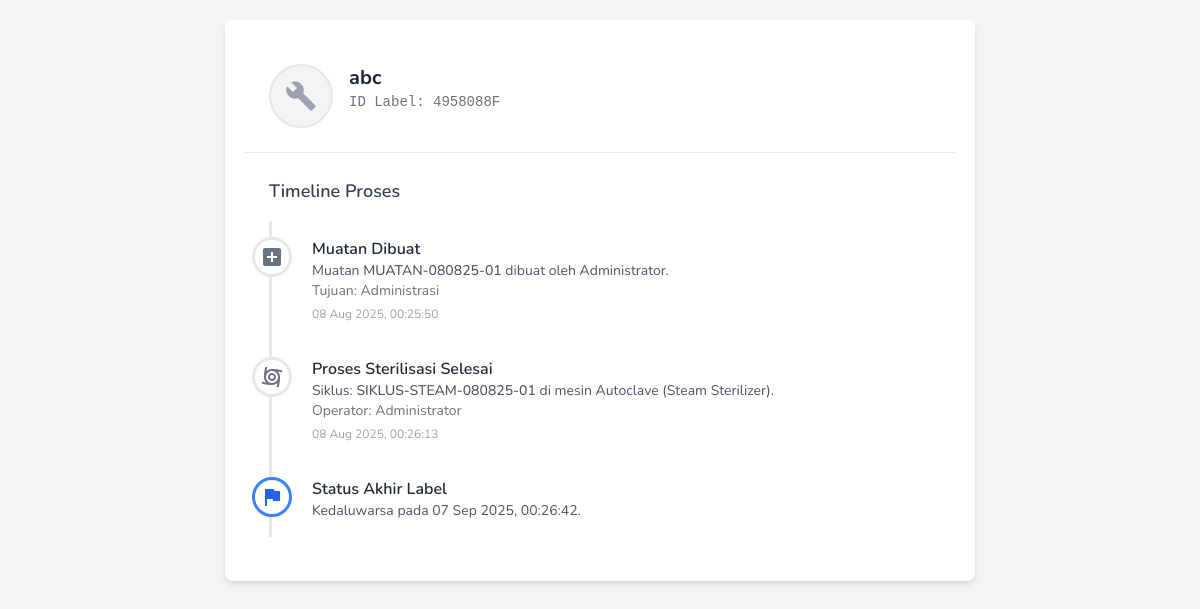
The app's page /public_label_view.php?uid=4958088F (signed in) with its own data.
### tables this page shows
CREATE TABLE `sterilization_records` (
  `record_id` int(11) NOT NULL,
  `label_unique_id` varchar(50) NOT NULL,
  `item_id` int(11) NOT NULL,
  `cycle_id` int(11) DEFAULT NULL,
  `load_id` int(11) DEFAULT NULL,
  `destination_department_id` int(11) DEFAULT NULL,
  `load_item_id` int(11) DEFAULT NULL,
  `item_type` enum('instrument','set') NOT NULL,
  `label_title` varchar(255) NOT NULL,
  `created_by_user_id` int(11) DEFAULT NULL,
  `created_at` timestamp NULL DEFAULT current_timestamp(),
  `expiry_date` timestamp NULL DEFAULT NULL,
  `status` varchar(25) NOT NULL,
  `used_at` timestamp NULL DEFAULT NULL COMMENT 'Tanggal dan waktu label ditandai sebagai digunakan',
  `validated_by_user_id` int(11) DEFAULT NULL COMMENT 'ID pengguna yang melakukan validasi (mengubah status dari pending_validation ke active)',
  `validated_at` timestamp NULL DEFAULT NULL COMMENT 'Tanggal dan waktu label divalidasi dan diaktifkan',
  `notes` text DEFAULT NULL,
  `label_items_snapshot` text DEFAULT NULL COMMENT 'JSON snapshot dari item dan kuantitas untuk label ini jika item_type adalah set',
  `print_status` varchar(20) NOT NULL DEFAULT 'pending' COMMENT 'pending, printed',
  `action_ip_address` varchar(45) DEFAULT NULL COMMENT 'IP address from public action',
  `action_user_agent` text DEFAULT NULL COMMENT 'User agent details from public action',
  `usage_proof_filename` varchar(255) DEFAULT NULL,
  `issue_proof_filename` varchar(255) DEFAULT NULL,
  `print_count` int(11) NOT NULL DEFAULT 0 COMMENT 'Menghitung berapa kali label dicetak'
);

CREATE TABLE `sterilization_loads` (
  `load_id` int(11) NOT NULL,
  `load_name` varchar(255) NOT NULL COMMENT 'Nama deskriptif untuk muatan, misal: Autoklaf A - Pagi 25/06',
  `notes` text DEFAULT NULL,
  `created_by_user_id` int(11) DEFAULT NULL,
  `machine_id` int(11) DEFAULT NULL,
  `load_type` enum('Rutin','Cito/Darurat','Jadwal Operasi') NOT NULL DEFAULT 'Rutin' COMMENT 'Jenis muatan untuk klasifikasi',
  `priority` enum('Normal','Tinggi','Urgent') NOT NULL DEFAULT 'Normal' COMMENT 'Prioritas pengerjaan muatan',
  `destination_department_id` int(11) DEFAULT NULL,
  `packaging_type_id` int(11) DEFAULT NULL,
  `cycle_id` int(11) DEFAULT NULL COMMENT 'Diisi saat muatan dijalankan dalam siklus',
  `status` varchar(50) NOT NULL DEFAULT 'persiapan' COMMENT 'persiapan, berjalan, menunggu_validasi, selesai, gagal',
  `created_at` timestamp NULL DEFAULT current_timestamp(),
  `updated_at` timestamp NULL DEFAULT current_timestamp() ON UPDATE current_timestamp()
);

CREATE TABLE `users` (
  `user_id` int(11) NOT NULL,
  `username` varchar(50) NOT NULL,
  `email` varchar(100) DEFAULT NULL,
  `password_hash` varchar(255) NOT NULL,
  `full_name` varchar(100) DEFAULT NULL,
  `role` enum('admin','staff','supervisor') NOT NULL DEFAULT 'staff',
  `created_at` timestamp NULL DEFAULT current_timestamp()
);

CREATE TABLE `departments` (
  `department_id` int(11) NOT NULL,
  `department_name` varchar(100) NOT NULL,
  `is_active` tinyint(1) NOT NULL DEFAULT 1,
  `created_at` timestamp NOT NULL DEFAULT current_timestamp()
);

CREATE TABLE `sterilization_cycles` (
  `cycle_id` int(11) NOT NULL,
  `machine_name` varchar(255) NOT NULL,
  `cycle_number` varchar(100) NOT NULL,
  `cycle_date` datetime NOT NULL,
  `operator_user_id` int(11) DEFAULT NULL,
  `status` varchar(50) NOT NULL DEFAULT 'menunggu_validasi' COMMENT 'completed, failed, menunggu_validasi',
  `notes` text DEFAULT NULL,
  `created_at` timestamp NOT NULL DEFAULT current_timestamp()
);

### config.php (called while the page is built, shortened)
<?php
if (!function_exists('getUniversalStatusBadge')) {
    function getUniversalStatusBadge(string $status): array
    {
        $statusLower = strtolower(str_replace(' ', '_', $status));
        $defaultClass = 'bg-gray-100 text-gray-700';
        $defaultText = ucfirst(str_replace('_', ' ', $status));
        $statusMap = [
            'active' => ['text' => 'Aktif', 'class' => 'bg-green-100 text-green-800'],
            'used' => ['text' => 'Telah Digunakan', 'class' => 'bg-blue-100 text-blue-800'],
            'expired' => ['text' => 'Kedaluwarsa', 'class' => 'bg-red-100 text-red-800'],
            'pending_validation' => ['text' => 'Pending Validasi', 'class' => 'bg-yellow-100 text-yellow-800'],
            'recalled' => ['text' => 'Ditarik Kembali', 'class' => 'bg-purple-100 text-purple-700'],
            'voided' => ['text' => 'Dibatalkan', 'class' => 'bg-gray-400 text-white'],
            'persiapan' => ['text' => 'Persiapan', 'class' => 'bg-gray-200 text-gray-800'],
            'menunggu_validasi' => ['text' => 'Menunggu Validasi', 'class' => 'bg-yellow-100 text-yellow-800'],
            'completed' => ['text' => 'Selesai (Lulus)', 'class' => 'bg-green-100 text-green-800'],
            'selesai' => ['text' => 'Selesai (Lulus)', 'class' => 'bg-green-100 text-green-800'],
            'failed' => ['text' => 'Gagal', 'class' => 'bg-red-100 text-red-800'],
            'gagal' => ['text' => 'Gagal', 'class' => 'bg-red-100 text-red-800'],
            'tersedia' => ['text' => 'Tersedia', 'class' => 'bg-green-100 text-green-800'],
            'sterilisasi' => ['text' => 'Sterilisasi', 'class' => 'bg-blue-100 text-blue-800'],
            'perbaikan' => ['text' => 'Perbaikan', 'class' => 'bg-yellow-100 text-yellow-800'],
            'rusak' => ['text' => 'Rusak', 'class' => 'bg-red-100 text-red-800'],
        ];
        return $statusMap[$statusLower] ?? ['text' => $defaultText, 'class' => $defaultClass];
    }
}

### public_label_view.php (the view, shortened to what this page needs)
<?php
require_once 'config.php';
$labelDetails = null;
$pageErrorMessage = '';
$labelUniqueIdFromGet = trim($_GET['uid'] ?? '');
if (empty($labelUniqueIdFromGet)) {
    $pageErrorMessage = "ID Label tidak disediakan.";
} else {
    $conn = connectToDatabase();
    if ($conn) {
        $sql = "SELECT
                    sr.*, sr.usage_proof_filename, sr.issue_proof_filename,
                    creator.full_name as creator_full_name,
                    validator.full_name as validator_full_name,
                    sc.machine_name, sc.cycle_number, sc.cycle_date, sc.status as cycle_status,
                    cycle_operator.full_name as cycle_operator_name,
                    sl.load_name, sl.created_at as load_created_at, load_creator.full_name as load_creator_name,
                    dest_dept.department_name as destination_department_name,
                    i.image_filename
                FROM sterilization_records sr
                LEFT JOIN users creator ON sr.created_by_user_id = creator.user_id
                LEFT JOIN sterilization_loads sl ON sr.load_id = sl.load_id
                LEFT JOIN users load_creator ON sl.created_by_user_id = load_creator.user_id
                LEFT JOIN sterilization_cycles sc ON sl.cycle_id = sc.cycle_id
                LEFT JOIN users cycle_operator ON sc.operator_user_id = cycle_operator.user_id
                LEFT JOIN users validator ON sr.validated_by_user_id = validator.user_id
                LEFT JOIN departments dest_dept ON sl.destination_department_id = dest_dept.department_id
                LEFT JOIN instruments i ON sr.item_type = 'instrument' AND sr.item_id = i.instrument_id
                WHERE sr.label_unique_id = ?";
        if ($stmt = $conn->prepare($sql)) {
            $stmt->bind_param("s", $labelUniqueIdFromGet);
            $stmt->execute();
            $result = $stmt->get_result();
            if ($result && $result->num_rows === 1) {
                $labelDetails = $result->fetch_assoc();
                $statusInfo = getUniversalStatusBadge($labelDetails['status']);
                $labelDetails['status_display'] = $statusInfo['text'];
            } else {
                $pageErrorMessage = "Label dengan ID '" . htmlspecialchars($labelUniqueIdFromGet) . "' tidak ditemukan.";
            }
        } else {
            $pageErrorMessage = "Gagal mempersiapkan query: " . $conn->error;
        }
    } else {
        $pageErrorMessage = "Koneksi ke database gagal.";
    }
}
?>
<!DOCTYPE html>
<html lang="id">
<head>
    <link href="https://cdn.jsdelivr.net/npm/tailwindcss@2.2.19/dist/tailwind.min.css" rel="stylesheet">
    <link rel="stylesheet" href="assets/css/style.css?v=<?php echo time(); ?>">
</head>
<body class="bg-gray-100">
    <div class="label-view-wrapper">
        <?php if ($labelDetails): ?>
            <div class="card p-0">
                <div class="p-6 border-b">
                    <div class="flex flex-col md:flex-row md:justify-between md:items-start gap-4">
                        <div class="flex items-start gap-4">
                            <div id="itemThumbnail" class="item-thumbnail"
                                data-image-src=""
                                data-item-type="<?php echo htmlspecialchars($labelDetails['item_type']); ?>">
                                <?php
                                $hasImage = !empty($labelDetails['image_filename']) && file_exists('uploads/instruments/' . $labelDetails['image_filename']);
                                if ($labelDetails['item_type'] === 'instrument') {
                                    echo $hasImage ? '<img src="uploads/instruments/' . htmlspecialchars($labelDetails['image_filename']) . '" alt="Gambar Instrumen">' : '<span class="material-icons">build</span>';
                                } else {
                                    echo '<span class="material-icons">inventory_2</span>';
                                }
                                ?>
                            </div>
                            <div>
                                <h2 class="text-xl font-bold text-gray-800"><?php echo htmlspecialchars($labelDetails['label_title']); ?></h2>
                                <p class="font-mono text-sm text-gray-500">ID Label: <?php echo htmlspecialchars($labelDetails['label_unique_id']); ?></p>
                            </div>
                        </div>
                    </div>
                </div>
                <div class="p-6">
                    <h3 class="text-lg font-semibold text-gray-700 mb-4">Timeline Proses</h3>
                    <div class="timeline">
                        <div class="timeline-item">
                            <div class="timeline-icon bg-gray-100"><span class="material-icons text-gray-500">add_box</span></div>
                            <p class="font-semibold text-gray-800">Muatan Dibuat</p>
                            <p class="text-sm text-gray-600">Muatan <span class="font-medium"><?php echo htmlspecialchars($labelDetails['load_name'] ?? '-'); ?></span> dibuat oleh <?php echo htmlspecialchars($labelDetails['load_creator_name'] ?? 'N/A'); ?>.</p>
                            <p class="text-sm text-gray-500">Tujuan: <?php echo htmlspecialchars($labelDetails['destination_department_name'] ?? 'Stok Umum'); ?></p>
                            <time class="text-xs text-gray-400"><?php echo (new DateTime($labelDetails['load_created_at']))->format('d M Y, H:i:s'); ?></time>
                        </div>
                        <div class="timeline-item">
                            <div class="timeline-icon bg-gray-100"><span class="material-icons text-gray-500">cyclone</span></div>
                            <p class="font-semibold text-gray-800">Proses Sterilisasi Selesai</p>
                            <p class="text-sm text-gray-600">Siklus: <span class="font-medium"><?php echo htmlspecialchars($labelDetails['cycle_number'] ?? '-'); ?></span> di mesin <?php echo htmlspecialchars($labelDetails['machine_name'] ?? '-'); ?>.</p>
                            <p class="text-sm text-gray-500">Operator: <?php echo htmlspecialchars($labelDetails['cycle_operator_name'] ?? 'N/A'); ?></p>
                            <time class="text-xs text-gray-400"><?php echo (new DateTime($labelDetails['cycle_date']))->format('d M Y, H:i:s'); ?></time>
                        </div>
                         <div class="timeline-item timeline-item-final">
                            <div class="timeline-icon bg-blue-100"><span class="material-icons text-blue-600">flag</span></div>
                            <p class="font-semibold text-gray-800">Status Akhir Label</p>
                            <?php if($labelDetails['status'] === 'used' && !empty($labelDetails['used_at'])): ?>
                                <p class="text-sm text-gray-600">Telah digunakan pada <?php echo (new DateTime($labelDetails['used_at']))->format('d M Y, H:i:s'); ?>.</p>
                                <?php if (!empty($labelDetails['usage_proof_filename']) && file_exists('uploads/usage_proof/' . $labelDetails['usage_proof_filename'])): ?>
                                    <div class="proof-thumbnail-container">
                                        <img src="uploads/usage_proof/<?php echo htmlspecialchars($labelDetails['usage_proof_filename']); ?>" alt="Bukti Penggunaan" class="proof-thumbnail" onclick="showImageModal('uploads/usage_proof/<?php echo htmlspecialchars($labelDetails['usage_proof_filename']); ?>', 'instrument')">
                                    </div>
                                <?php endif; ?>
                            <?php elseif($labelDetails['status'] === 'expired'): ?>
                                <p class="text-sm text-gray-600">Kedaluwarsa pada <?php echo (new DateTime($labelDetails['expiry_date']))->format('d M Y, H:i:s'); ?>.</p>
                            <?php elseif($labelDetails['status'] === 'voided'): ?>
                                <p class="text-sm text-gray-600 font-medium">Dibatalkan secara administratif dan tidak valid untuk digunakan.</p>
                            <?php else: ?>
                                <p class="text-sm text-gray-600">Label masih aktif dan siap digunakan hingga <?php echo (new DateTime($labelDetails['expiry_date']))->format('d M Y, H:i:s'); ?>.</p>
                            <?php endif; ?>
                        </div>
                    </div>
                </div>
            </div>
        <?php else: ?>
            <div class="card p-6">
                 <div class="alert alert-danger" role="alert"><span class="material-icons">error</span><span><?php echo htmlspecialchars($pageErrorMessage ?: 'Gagal memuat detail label atau ID tidak valid.'); ?></span></div>
            </div>
        <?php endif; ?>
    </div>
</body>
</html>

### assets/css/style.css (style rules this page uses)
body { font-family: 'Nunito', sans-serif; background-color: #f4f7f6; }
.material-icons { vertical-align: middle; }
.card { background-color: white; border-radius: 8px; box-shadow: 0 4px 6px -1px rgba(0,0,0,0.1), 0 2px 4px -1px rgba(0,0,0,0.06); padding: 20px; transition: all 0.3s ease-in-out; }
.label-view-wrapper { max-width: 750px; margin: 0 auto; }

### public_label_view.php (style rules this page uses)
body { padding: 20px; }
.timeline { border-left: 3px solid #e5e7eb; }
.timeline-item { position: relative; padding: 1rem 0 1rem 2.5rem; }
.timeline-icon { position: absolute; left: -1.25rem; top: 1rem; display: flex; align-items: center; justify-content: center; width: 2.5rem; height: 2.5rem; border-radius: 9999px; background-color: white; border: 3px solid #e5e7eb; }
.timeline-item-final .timeline-icon { border-color: #3b82f6; }
.item-thumbnail { width: 64px; height: 64px; border-radius: 50%; background-color: #f3f4f6; border: 2px solid #e5e7eb; display: flex; align-items: center; justify-content: center; flex-shrink: 0; cursor: pointer; transition: all 0.2s ease; overflow: hidden; }
.item-thumbnail .material-icons { font-size: 32px; color: #9ca3af; }

### records on screen
sterilization_records: label_title "abc", label_unique "4958088F", load.load_name "MUATAN-080825-01", created_by_user.full_name "Administrator", destination_department.department_name "Administrasi", load.created_at "08 Aug 2025, 00:25:50", cycle.cycle_number "SIKLUS-STEAM-080825-01", cycle.machine_name "Autoclave (Steam Sterilizer)", cycle.cycle_date "08 Aug 2025, 00:26:13", expiry_date "07 Sep 2025, 00:26:42"
